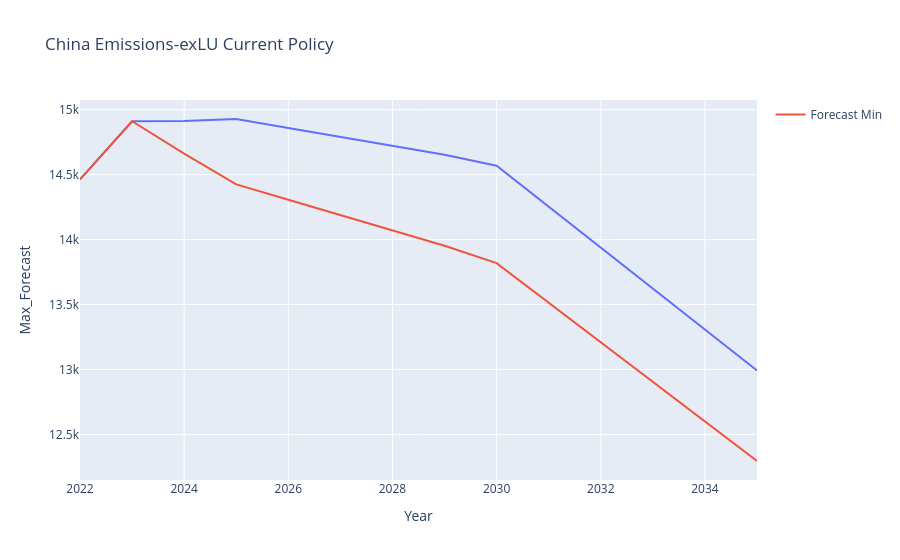

Write notebook code for a chart like this one.
### Markdown cell above
Let's plot the data to see the trends in the emissions

### Code cell
fig = px.line(china_forecast_pivot, x='Year', y='Max_Forecast', title='China Emissions-exLU Current Policy')
fig.add_scatter(x=china_forecast_pivot['Year'], y=china_forecast_pivot['Min_Forecast'], mode='lines', name='Forecast Min')
fig.show()

### Figure 1 — Plotly figure (JSON) as saved in the notebook; plotly's stock layout.template omitted (floating-point values rounded to 4 significant figures)
{"data": [{"hovertemplate": "Year=%{x}<br>Max_Forecast=%{y}<extra></extra>", "legendgroup": "", "line": {"color": "#636efa", "dash": "solid"}, "marker": {"symbol": "circle"}, "mode": "lines", "name": "", "orientation": "v", "showlegend": false, "type": "scatter", "x": [2022.0, 2023.0, 2024.0, 2025.0, 2026.0, 2027.0, 2028.0, 2029.0, 2030.0, 2031.0, 2032.0, 2033.0, 2034.0, 2035.0], "xaxis": "x", "y": [14460.0, 14910.0, 14910.0, 14930.0, 14860.0, 14790.0, 14720.0, 14650.0, 14570.0, 14250.0, 13940.0, 13620.0, 13310.0, 12990.0], "yaxis": "y"}, {"mode": "lines", "name": "Forecast Min", "type": "scatter", "x": [2022.0, 2023.0, 2024.0, 2025.0, 2026.0, 2027.0, 2028.0, 2029.0, 2030.0, 2031.0, 2032.0, 2033.0, 2034.0, 2035.0], "y": [14460.0, 14910.0, 14660.0, 14430.0, 14310.0, 14190.0, 14070.0, 13950.0, 13820.0, 13510.0, 13210.0, 12910.0, 12600.0, 12300.0]}], "layout": {"legend": {"tracegroupgap": 0}, "title": {"text": "China Emissions-exLU Current Policy"}, "xaxis": {"anchor": "y", "domain": [0, 1], "title": {"text": "Year"}}, "yaxis": {"anchor": "x", "domain": [0, 1], "title": {"text": "Max_Forecast"}}}}
